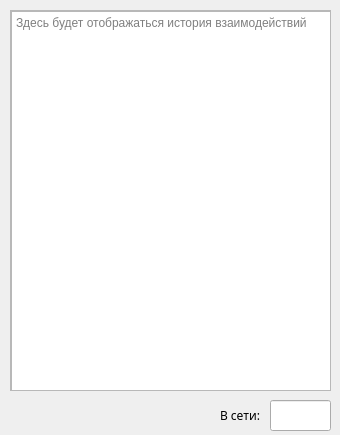
<?xml version="1.0" encoding="UTF-8"?>
<ui version="4.0">
 <class>wServerClass</class>
 <widget class="QWidget" name="wServerClass">
  <property name="geometry">
   <rect>
    <x>0</x>
    <y>0</y>
    <width>340</width>
    <height>435</height>
   </rect>
  </property>
  <property name="minimumSize">
   <size>
    <width>340</width>
    <height>435</height>
   </size>
  </property>
  <property name="maximumSize">
   <size>
    <width>340</width>
    <height>435</height>
   </size>
  </property>
  <property name="windowTitle">
   <string>wServer</string>
  </property>
  <widget class="QLineEdit" name="onlineField">
   <property name="geometry">
    <rect>
     <x>270</x>
     <y>400</y>
     <width>61</width>
     <height>31</height>
    </rect>
   </property>
   <property name="styleSheet">
    <string notr="true">QLineEdit {
    padding-left: 5px;
}</string>
   </property>
   <property name="alignment">
    <set>Qt::AlignmentFlag::AlignLeading|Qt::AlignmentFlag::AlignLeft|Qt::AlignmentFlag::AlignVCenter</set>
   </property>
   <property name="readOnly">
    <bool>true</bool>
   </property>
  </widget>
  <widget class="QLabel" name="label">
   <property name="geometry">
    <rect>
     <x>220</x>
     <y>400</y>
     <width>51</width>
     <height>31</height>
    </rect>
   </property>
   <property name="font">
    <font>
     <family>Bahnschrift</family>
    </font>
   </property>
   <property name="text">
    <string>В сети:</string>
   </property>
  </widget>
  <widget class="QScrollArea" name="scrollArea">
   <property name="geometry">
    <rect>
     <x>10</x>
     <y>10</y>
     <width>321</width>
     <height>381</height>
    </rect>
   </property>
   <property name="widgetResizable">
    <bool>true</bool>
   </property>
   <widget class="QWidget" name="scrollAreaWidgetContents">
    <property name="geometry">
     <rect>
      <x>0</x>
      <y>0</y>
      <width>319</width>
      <height>379</height>
     </rect>
    </property>
    <widget class="QTextEdit" name="oField">
     <property name="geometry">
      <rect>
       <x>0</x>
       <y>0</y>
       <width>321</width>
       <height>381</height>
      </rect>
     </property>
     <property name="styleSheet">
      <string notr="true">font: 8pt &quot;Segoe UI&quot;;</string>
     </property>
     <property name="readOnly">
      <bool>true</bool>
     </property>
     <property name="placeholderText">
      <string>Здесь будет отображаться история взаимодействий</string>
     </property>
    </widget>
   </widget>
  </widget>
 </widget>
 <layoutdefault spacing="6" margin="11"/>
 <resources>
  <include location="wServer.qrc"/>
 </resources>
 <connections/>
</ui>
